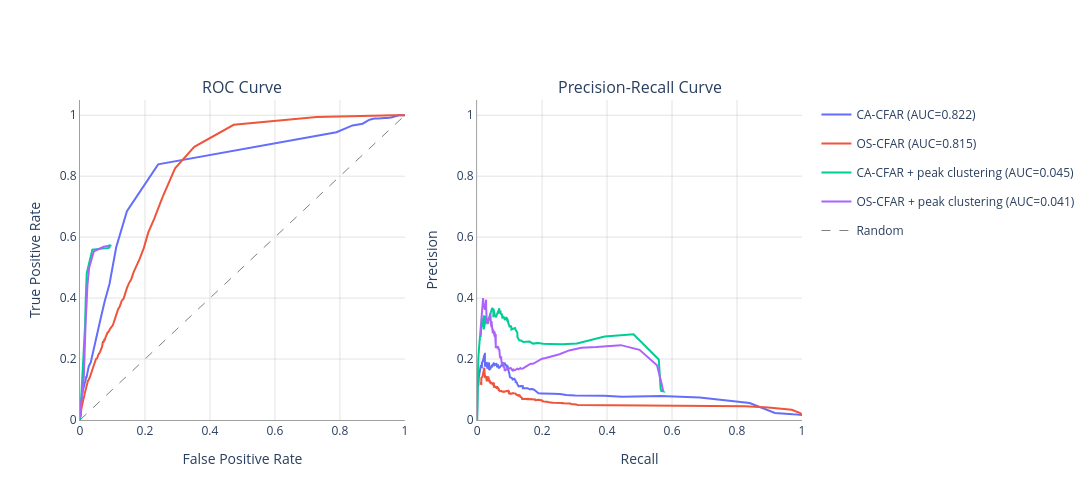

The cell this chart's notebook holds for it:
### Markdown cell above
# Detection Metrics

Here the Detection metrics are calculated for a sweep of a detection parameter. For the CFAR based detectors the parameter is the threshold factor and the for the peak detector it is the distance parameter.

Ideally, a ROC and PR curve would be generated by sweeping each for each value of the number of guard and the number training cells. Then looping over this the threshold factor is varied to find the best combination of parameters for each detector. This can be done by setting up appropriate loops bellow.

### Code cell
from nereus.detector.algorithms import CACFARDetector, OSCFARDetector, PeakDetector
from nereus.detector.metrics import SweepSpec, sweep_detection_parameter
from nereus.plotter import plot_roc_pr

specs = [
    # Just CA-CFAR
    SweepSpec(
        detection_chain=[
            CACFARDetector(num_guard_cells=2, num_training_cells=5, threshold_factor=1.1),
        ],
        algorithm_index=0,
        param_name="threshold_factor",
        param_values=np.linspace(0.0, 7.0, 300),
        label="CA-CFAR",
    ),
    # Just OS-CFAR
    SweepSpec(
        detection_chain=[
            OSCFARDetector(num_guard_cells=3, num_training_cells=12, rank=4, threshold_factor=1.1),
        ],
        algorithm_index=0,
        param_name="threshold_factor",
        param_values=np.linspace(0.0, 7.0, 300),
        label="OS-CFAR",
    ),
    # CA-CFAR with Peak Detection clustering
    SweepSpec(
        detection_chain=[
            CACFARDetector(num_guard_cells=2, num_training_cells=5, threshold_factor=1.1),
            PeakDetector(distance=3),
        ],
        algorithm_index=0,
        param_name="threshold_factor",
        param_values=np.linspace(0.0, 7.0, 300),
        label="CA-CFAR + peak clustering",
    ),
    # OS-CFAR with Peak Detection clustering
    SweepSpec(
        detection_chain=[
            OSCFARDetector(num_guard_cells=3, num_training_cells=12, rank=4, threshold_factor=1.1),
            PeakDetector(distance=3),
        ],
        algorithm_index=0,
        param_name="threshold_factor",
        param_values=np.linspace(0.0, 7.0, 300),
        label="OS-CFAR + peak clustering",
    ),
]

TARGET_FPR = 0.05

results = sweep_detection_parameter(
    snr_map=detector.snr_history,
    sweep_specs=specs,
    ground_truth_paths=relative_bearing_ground_truths,
    steering_azimuths_rad=BF_PARAMS["steering_azimuths_rad"],
    association_threshold_rad=np.deg2rad(2.0),
)

for r in results:
    print(
        f"{r.label}: "
        f"AUC-ROC={r.auc_roc:.4f}  "
        f"AUC-PR={r.auc_pr:.4f}  "
        f"best_param (Youden-J)={r.best_param:.4f}  "
        f"param @ FPR={TARGET_FPR}={r.param_at_fpr(TARGET_FPR):.4f}"
    )

plot_roc_pr(results).show()

### Figure 1 — Plotly figure (JSON) as saved in the notebook; plotly's stock layout.template omitted (floating-point values rounded to 4 significant figures; data arrays with more than 128 entries replaced by an {"elided": "..."} marker saying what was removed)
{"data": [{"legendgroup": "CA-CFAR", "line": {"color": "#636EFA", "width": 2}, "mode": "lines", "name": "CA-CFAR (AUC=0.822)", "type": "scatter", "x": {"elided": "300 float values"}, "xaxis": "x", "y": {"elided": "300 float values"}, "yaxis": "y"}, {"legendgroup": "CA-CFAR", "line": {"color": "#636EFA", "width": 2}, "mode": "lines", "name": "CA-CFAR (AUC=0.081)", "showlegend": false, "type": "scatter", "x": {"elided": "300 float values"}, "xaxis": "x2", "y": {"elided": "300 float values"}, "yaxis": "y2"}, {"legendgroup": "OS-CFAR", "line": {"color": "#EF553B", "width": 2}, "mode": "lines", "name": "OS-CFAR (AUC=0.815)", "type": "scatter", "x": {"elided": "300 float values"}, "xaxis": "x", "y": {"elided": "300 float values"}, "yaxis": "y"}, {"legendgroup": "OS-CFAR", "line": {"color": "#EF553B", "width": 2}, "mode": "lines", "name": "OS-CFAR (AUC=0.055)", "showlegend": false, "type": "scatter", "x": {"elided": "300 float values"}, "xaxis": "x2", "y": {"elided": "300 float values"}, "yaxis": "y2"}, {"legendgroup": "CA-CFAR + peak clustering", "line": {"color": "#00CC96", "width": 2}, "mode": "lines", "name": "CA-CFAR + peak clustering (AUC=0.045)", "type": "scatter", "x": {"elided": "300 float values"}, "xaxis": "x", "y": {"elided": "300 float values"}, "yaxis": "y"}, {"legendgroup": "CA-CFAR + peak clustering", "line": {"color": "#00CC96", "width": 2}, "mode": "lines", "name": "CA-CFAR + peak clustering (AUC=0.153)", "showlegend": false, "type": "scatter", "x": {"elided": "300 float values"}, "xaxis": "x2", "y": {"elided": "300 float values"}, "yaxis": "y2"}, {"legendgroup": "OS-CFAR + peak clustering", "line": {"color": "#AB63FA", "width": 2}, "mode": "lines", "name": "OS-CFAR + peak clustering (AUC=0.041)", "type": "scatter", "x": {"elided": "300 float values"}, "xaxis": "x", "y": {"elided": "300 float values"}, "yaxis": "y"}, {"legendgroup": "OS-CFAR + peak clustering", "line": {"color": "#AB63FA", "width": 2}, "mode": "lines", "name": "OS-CFAR + peak clustering (AUC=0.125)", "showlegend": false, "type": "scatter", "x": {"elided": "300 float values"}, "xaxis": "x2", "y": {"elided": "300 float values"}, "yaxis": "y2"}, {"line": {"color": "grey", "dash": "dash", "width": 1}, "mode": "lines", "name": "Random", "showlegend": true, "type": "scatter", "x": [0, 1], "xaxis": "x", "y": [0, 1], "yaxis": "y"}], "layout": {"annotations": [{"font": {"size": 16}, "showarrow": false, "text": "ROC Curve", "x": 0.225, "xanchor": "center", "xref": "paper", "y": 1, "yanchor": "bottom", "yref": "paper"}, {"font": {"size": 16}, "showarrow": false, "text": "Precision-Recall Curve", "x": 0.775, "xanchor": "center", "xref": "paper", "y": 1, "yanchor": "bottom", "yref": "paper"}], "height": 500, "paper_bgcolor": "white", "plot_bgcolor": "white", "showlegend": true, "width": 1100, "xaxis": {"anchor": "y", "domain": [0, 0.45], "gridcolor": "rgba(200, 200, 200, 0.5)", "linecolor": "rgba(160, 160, 160, 1.0)", "linewidth": 1, "range": [0, 1], "showgrid": true, "showline": true, "title": {"text": "False Positive Rate"}}, "xaxis2": {"anchor": "y2", "domain": [0.55, 1], "gridcolor": "rgba(200, 200, 200, 0.5)", "linecolor": "rgba(160, 160, 160, 1.0)", "linewidth": 1, "range": [0, 1], "showgrid": true, "showline": true, "title": {"text": "Recall"}}, "yaxis": {"anchor": "x", "domain": [0, 1], "gridcolor": "rgba(200, 200, 200, 0.5)", "linecolor": "rgba(160, 160, 160, 1.0)", "linewidth": 1, "range": [0, 1.05], "showgrid": true, "showline": true, "title": {"text": "True Positive Rate"}}, "yaxis2": {"anchor": "x2", "domain": [0, 1], "gridcolor": "rgba(200, 200, 200, 0.5)", "linecolor": "rgba(160, 160, 160, 1.0)", "linewidth": 1, "range": [0, 1.05], "showgrid": true, "showline": true, "title": {"text": "Precision"}}}}
